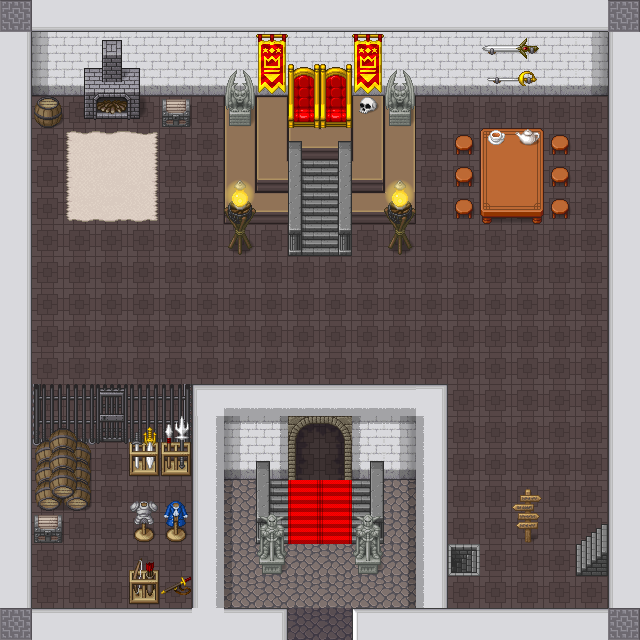

This is a level from a 2D game, rendered from its Tiled map with the project's own tilesets. A one-line summary and the complete map file follow:
An orthogonal 20x20 tile map with 32x32 px tiles, 3 tile layers (Tile Layer 1, Tile Layer 2, Tile Layer 3), 3 tilesets and 13 objects (start, teleport-1, wall-001, wall-002, wall-007, ...).

<map version="1.10" tiledversion="1.10.2" orientation="orthogonal" renderorder="right-down" width="20" height="20" tilewidth="32" tileheight="32" infinite="0" nextlayerid="5" nextobjectid="14">
 <tileset firstgid="1" source="[Base]BaseChip_pipo.tsx" />
 <tileset firstgid="1065" source="../../spritesheets/Overworld.tsx" />
 <tileset firstgid="2505" source="../../spritesheets/slates.tsx" />
 <layer id="1" name="Tile Layer 1" width="20" height="20">
  <data encoding="csv">
310,1073742639,1073742639,1073742639,1073742639,1073742639,1073742639,1073742639,1073742639,1073742639,1073742639,1073742639,1073742639,1073742639,1073742639,1073742639,1073742639,1073742639,1073742639,310,
2684355375,421,418,418,418,418,418,418,418,418,418,418,418,418,418,418,418,418,2147484069,536871727,
2684355375,429,426,426,426,426,426,426,426,426,426,426,426,426,426,426,426,426,2147484077,536871727,
2684355375,326,326,326,326,326,326,685,677,686,687,2147484333,2147484333,326,326,326,326,326,326,536871727,
2684355375,326,326,326,326,326,326,685,685,694,695,2147484333,2147484333,326,326,326,326,326,326,536871727,
2684355375,326,326,326,326,326,326,685,694,340,342,2147484342,2147484333,326,326,326,326,326,326,536871727,
2684355375,326,326,326,326,326,326,694,679,340,342,679,695,326,326,326,326,326,326,536871727,
2684355375,326,326,326,326,326,326,326,326,348,350,326,326,326,326,326,326,326,326,536871727,
2684355375,326,326,326,326,326,326,326,326,326,326,326,326,326,326,326,326,326,326,536871727,
2684355375,326,326,326,326,326,326,326,326,326,326,326,326,326,326,326,326,326,326,536871727,
2684355375,326,326,326,326,326,326,326,326,326,326,326,326,326,326,326,326,326,326,536871727,
2684355375,326,326,326,326,326,326,326,326,326,326,326,326,326,326,326,326,326,326,536871727,
2684355375,326,326,326,326,326,1610613552,1610613560,1610613560,1610613560,1610613560,1610613560,1610613560,816,326,326,326,326,326,536871727,
2684355375,326,326,326,326,326,2147484472,421,418,326,326,418,2147484069,824,326,326,326,326,326,536871727,
2684355375,326,326,326,326,326,2147484472,429,426,326,326,426,2147484077,824,326,326,326,326,326,536871727,
2684355375,326,326,326,326,326,2147484472,291,291,291,291,291,291,824,326,326,326,326,326,536871727,
2684355375,326,326,326,326,326,2147484472,291,291,291,291,291,291,824,326,326,326,326,326,536871727,
2684355375,326,326,326,326,326,2147484472,291,291,291,291,291,291,824,326,326,326,326,326,536871727,
2684355375,326,326,326,326,326,2147484472,291,291,291,291,291,291,824,326,326,326,326,326,536871727,
310,815,815,815,815,815,823,815,816,291,291,814,815,815,815,815,815,815,815,310
</data>
 </layer>
 <layer id="2" name="Tile Layer 2" width="20" height="20">
  <data encoding="csv">
0,0,0,0,0,0,0,0,0,0,0,0,0,0,0,0,0,0,0,0,
0,0,0,810,0,0,0,0,829,0,0,829,0,0,0,0,0,0,0,0,
0,0,817,818,819,0,0,925,837,813,813,837,925,0,0,0,0,0,0,0,
0,876,825,826,827,862,0,933,0,821,821,0,933,0,0,0,0,0,0,0,
0,0,838,839,840,0,0,0,0,332,334,0,0,0,755,742,744,755,0,0,
0,0,846,847,848,0,0,0,0,0,0,0,0,0,755,750,752,755,0,0,
0,0,854,855,856,0,0,908,0,0,0,0,908,0,755,758,760,755,0,0,
0,0,0,0,0,0,0,916,0,0,0,0,916,0,0,0,0,0,0,0,
0,0,0,0,0,0,0,0,0,0,0,0,0,0,0,0,0,0,0,0,
0,0,0,0,0,0,0,0,0,0,0,0,0,0,0,0,0,0,0,0,
0,0,0,0,0,0,0,0,0,0,0,0,0,0,0,0,0,0,0,0,
0,0,0,0,0,0,0,0,0,0,0,0,0,0,0,0,0,0,0,0,
0,545,546,551,546,547,0,3758099569,3758099569,3758099569,3758099569,3758099569,3758099569,0,0,0,0,0,0,0,
0,553,554,559,554,555,3221228657,536874097,536874097,1802,2684356362,536874097,536874097,1073745009,0,0,0,0,0,0,
0,0,0,0,0,0,2147486833,0,332,1806,2147485454,334,0,1073745009,0,0,0,0,0,0,
0,0,0,0,0,0,2147486833,1073745009,340,333,333,342,2147486833,1073745009,0,0,230,0,0,0,
0,0,0,0,0,0,2147486833,1073745009,348,333,333,350,2147486833,1073745009,0,0,238,0,343,0,
0,0,0,0,0,0,2147486833,1073745009,0,0,0,0,2147486833,1073745009,335,0,0,0,351,0,
0,0,0,0,0,0,2147486833,1073745009,0,0,0,0,2147486833,1073745009,0,0,0,0,0,0,
0,0,0,0,0,0,0,0,0,1805,1805,0,0,0,0,0,0,0,0,0
</data>
 </layer>
 <layer id="3" name="Tile Layer 3" width="20" height="20">
  <data encoding="csv">
0,0,0,0,0,0,0,0,0,0,0,0,0,0,0,0,0,0,0,0,
0,0,0,0,0,0,0,0,0,0,0,0,0,0,0,1015,1016,0,0,0,
0,0,0,0,0,0,0,0,0,0,0,0,0,0,0,1023,1024,0,0,0,
0,0,0,0,0,0,0,0,0,0,0,1055,0,0,0,0,0,0,0,0,
0,0,0,0,0,0,0,0,0,0,0,0,0,0,0,976,975,0,0,0,
0,0,0,0,0,0,0,991,0,0,0,0,991,0,0,0,0,0,0,0,
0,0,0,0,0,0,0,999,0,0,0,0,999,0,0,0,0,0,0,0,
0,0,0,0,0,0,0,0,0,0,0,0,0,0,0,0,0,0,0,0,
0,0,0,0,0,0,0,0,0,0,0,0,0,0,0,0,0,0,0,0,
0,0,0,0,0,0,0,0,0,0,0,0,0,0,0,0,0,0,0,0,
0,0,0,0,0,0,0,0,0,0,0,0,0,0,0,0,0,0,0,0,
0,0,0,0,0,0,0,0,0,0,0,0,0,0,0,0,0,0,0,0,
0,0,0,552,0,0,0,0,0,0,0,0,0,0,0,0,0,0,0,0,
0,885,886,560,1049,1050,0,0,2147486833,242,244,1073745009,0,0,0,0,0,0,0,0,
0,893,894,0,1057,1058,0,0,2147486833,245,246,1073745009,0,0,0,0,0,0,0,0,
0,901,902,0,1033,1036,0,0,0,0,0,0,0,0,0,0,0,0,0,0,
0,862,0,0,1041,1044,0,0,909,0,0,909,0,0,0,0,0,0,0,0,
0,0,0,0,1051,0,0,0,917,0,0,917,0,0,0,0,0,0,0,0,
0,0,0,0,1059,1053,0,0,0,0,0,0,0,0,0,0,0,0,0,0,
0,0,0,0,0,0,0,0,0,0,0,0,0,0,0,0,0,0,0,0
</data>
 </layer>
 <objectgroup id="4" name="Object Layer 1">
  <object id="1" name="Start position" type="start" x="319.77" y="582.93">
   <point />
  </object>
  <object id="2" name="teleport-1" x="288.603" y="609.597" width="64.8333" height="29.8333">
   <properties>
    <property name="destination" value="map" />
    <property name="x" type="int" value="807" />
    <property name="y" type="int" value="376" />
   </properties>
  </object>
  <object id="3" name="wall-001" x="0.603423" y="608.264" width="287.5" height="32">
   <properties>
    <property name="collision" type="bool" value="true" />
   </properties>
  </object>
  <object id="4" name="wall-002" x="354.103" y="608.514" width="285.833" height="32">
   <properties>
    <property name="collision" type="bool" value="true" />
   </properties>
  </object>
  <object id="5" name="wall-007" x="193.353" y="384.931" width="101" height="92.3333">
   <properties>
    <property name="collision" type="bool" value="true" />
   </properties>
  </object>
  <object id="6" name="wall-008" x="344.853" y="385.416" width="102.091" height="94.8485">
   <properties>
    <property name="collision" type="bool" value="true" />
   </properties>
  </object>
  <object id="7" name="wall-006" x="193.353" y="478.264" width="30" height="130">
   <properties>
    <property name="collision" type="bool" value="true" />
   </properties>
  </object>
  <object id="8" name="wall-009" x="416.353" y="480.264" width="31.5" height="127.5">
   <properties>
    <property name="collision" type="bool" value="true" />
   </properties>
  </object>
  <object id="9" name="wall-005" x="0.307968" y="95.5974" width="30.803" height="512.667">
   <properties>
    <property name="collision" type="bool" value="true" />
   </properties>
  </object>
  <object id="10" name="wall-003" x="609.035" y="95.9003" width="31.3485" height="513.031">
   <properties>
    <property name="collision" type="bool" value="true" />
   </properties>
  </object>
  <object id="11" name="wall-004" x="0.148877" y="0.264107" width="640.212" height="95.2727">
   <properties>
    <property name="collision" type="bool" value="true" />
   </properties>
  </object>
  <object id="12" name="wall-010" x="370.353" y="461.181" width="13.8333" height="82.5">
   <properties>
    <property name="collision" type="bool" value="true" />
   </properties>
  </object>
  <object id="13" name="wall-011" x="256.186" y="461.681" width="13.8333" height="82.5">
   <properties>
    <property name="collision" type="bool" value="true" />
   </properties>
  </object>
 </objectgroup>
</map>
